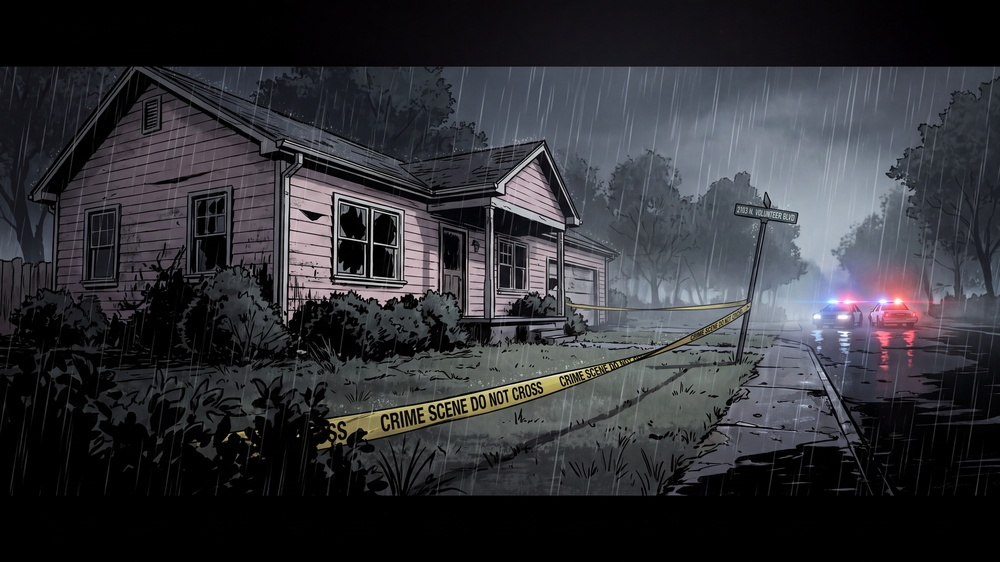
#> input picture assets/photos/bg_h1_pink_house.jpg, 1000 x 562 px, shrunk from 2400 x 1350 before the run
$ python _dbg_vien.py ../assets/photos/bg_h1_pink_house.jpg
#> lines starting #> are read from the running program, lines starting #| are printed output that depends on the picture
#!/usr/bin/env python3
# -*- coding: utf-8 -*-
"""Debug phat hien vien tren 1 file (dung file goc trong _raw)."""
import sys
from pathlib import Path

import numpy as np
from PIL import Image

sys.stdout.reconfigure(encoding="utf-8")
p = Path(sys.argv[1])
im = Image.open(p).convert("L")
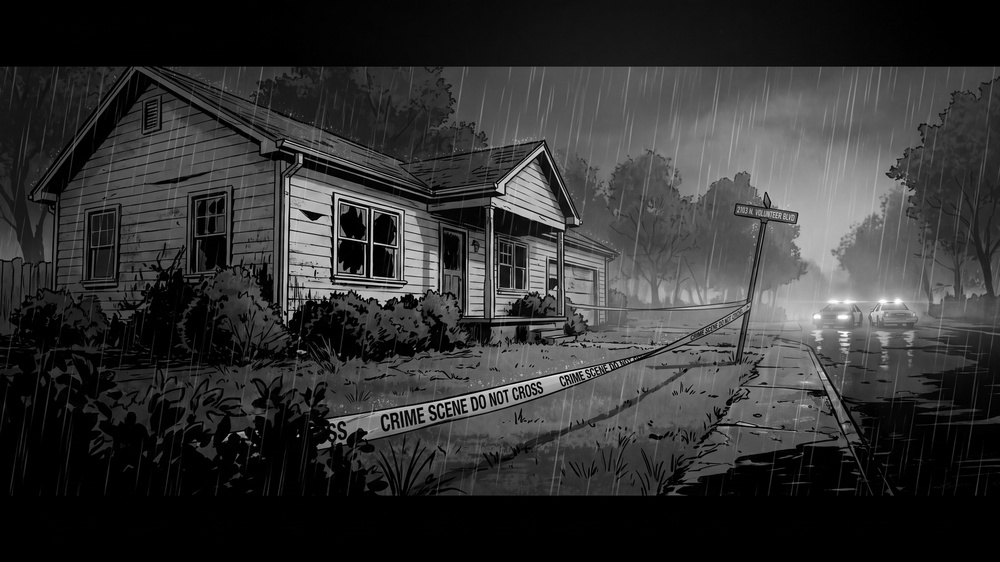
#> im: PIL image 1000x562 L; min 0, max 255, mean 50.6
a = np.asarray(im, np.float32)
h, w = a.shape
#> h = 562; w = 1000
print(f"{p.name}  {w}x{h}")
#| bg_h1_pink_house.jpg  1000x562

row_std = a.std(axis=1)
#> row_std = 562 values, max 67.65 at index 301, min 0 at index 546, mean 33.8
col_std = a.std(axis=0)
#> col_std = 1000 values, max 70.59 at index 285, min 16.25 at index 30, mean 43.44
row_mean = a.mean(axis=1)
#> row_mean = 562 values, max 104.5 at index 290, min 0 at index 546, mean 50.61
col_mean = a.mean(axis=0)
#> col_mean = 1000 values, max 92.7 at index 801, min 13.08 at index 30, mean 50.61

print("row_std[:12] =", np.round(row_std[:12], 2))
#| row_std[:12] = [6.28 6.28 6.28 6.25 6.28 6.34 6.37 6.41 6.52 6.58 6.68 6.76]
print("row_std[-12:] =", np.round(row_std[-12:], 2))
#| row_std[-12:] = [0.   0.03 0.   0.   0.04 0.06 0.   0.   0.   0.   0.21 0.23]
print("col_std[:12] =", np.round(col_std[:12], 2))
#| col_std[:12] = [23.32 22.27 22.02 22.86 22.91 22.57 22.97 23.4  23.45 23.44 23.27 23.01]
print("col_std[-12:] =", np.round(col_std[-12:], 2))
#| col_std[-12:] = [24.29 24.52 25.17 26.36 27.48 27.91 28.37 27.96 28.15 28.24 28.22 28.08]
print("row_mean[:12] =", np.round(row_mean[:12], 1))
#| row_mean[:12] = [5.9 6.  6.  6.  6.  6.1 6.1 6.2 6.2 6.3 6.4 6.5]
print("col_mean[:12] =", np.round(col_mean[:12], 1))
#| col_mean[:12] = [20.1 18.6 18.5 20.  19.3 19.8 20.4 20.7 20.7 20.6 20.1 19.4]
print("col_mean[-12:] =", np.round(col_mean[-12:], 1))
#| col_mean[-12:] = [26.3 26.4 27.2 28.  29.1 29.2 28.8 28.3 28.7 28.7 28.7 28.6]


def run(seq):
    n = 0
    for v in seq:
        if v < 6.0:
            n += 1
        else:
            break
#> this loop made 1 pass
#> v on pass 1: 6.28
#> after the loop, n = 0
    return n


print("run top   =", run(row_std))
#| run top   = 0
print("run bottom=", run(row_std[::-1]))
#> the loop in run (call 2), `for v in seq:` made 67 passes
#> v on passes 1 to 12: 0.23, 0.214, 0, 0, 0, 0, 0.0631, 0.0447, 0, 0, 0.0316, 0
#| run bottom= 66
print("run left  =", run(col_std))
#| run left  = 0
print("run right =", run(col_std[::-1]))
#| run right = 0
